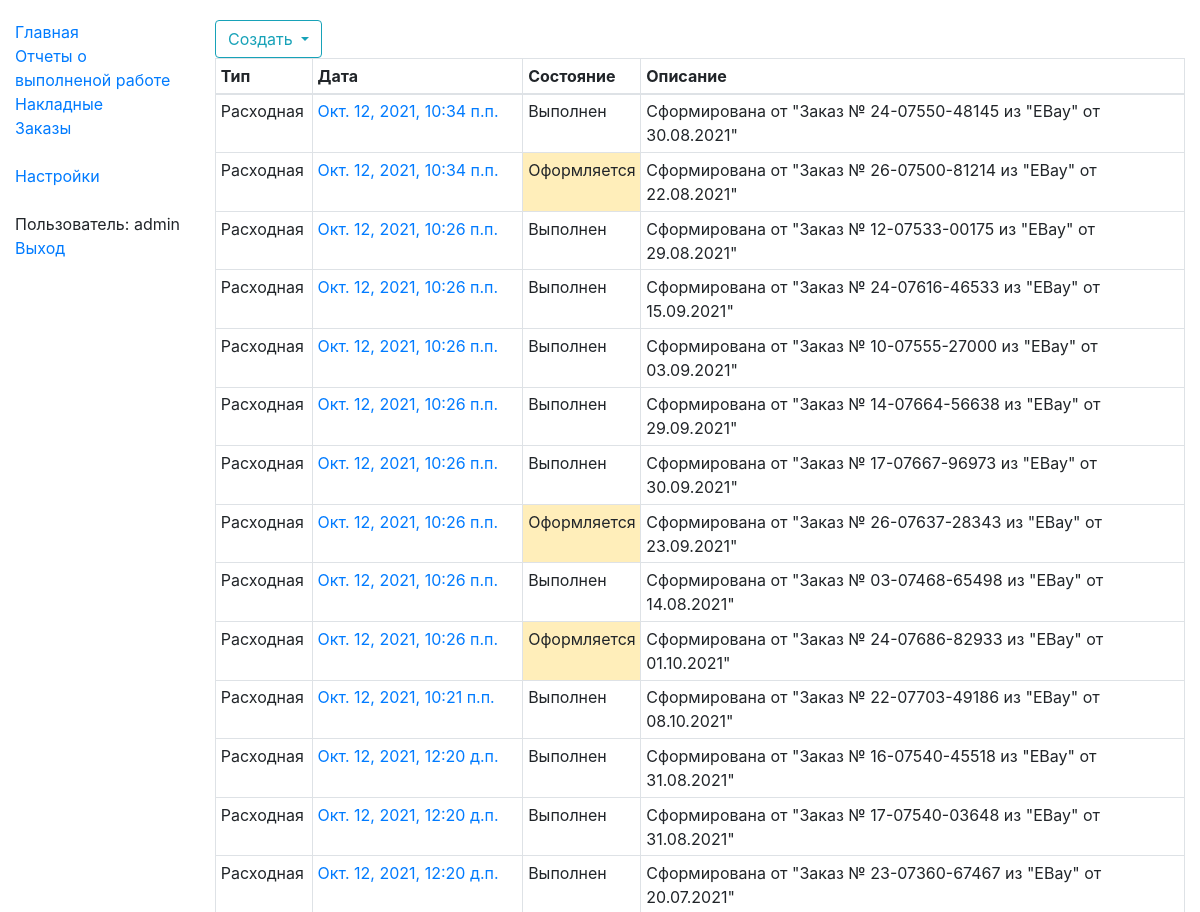
/stock/acts/ (signed in, upper part), run on an earlier commit of the app's database.
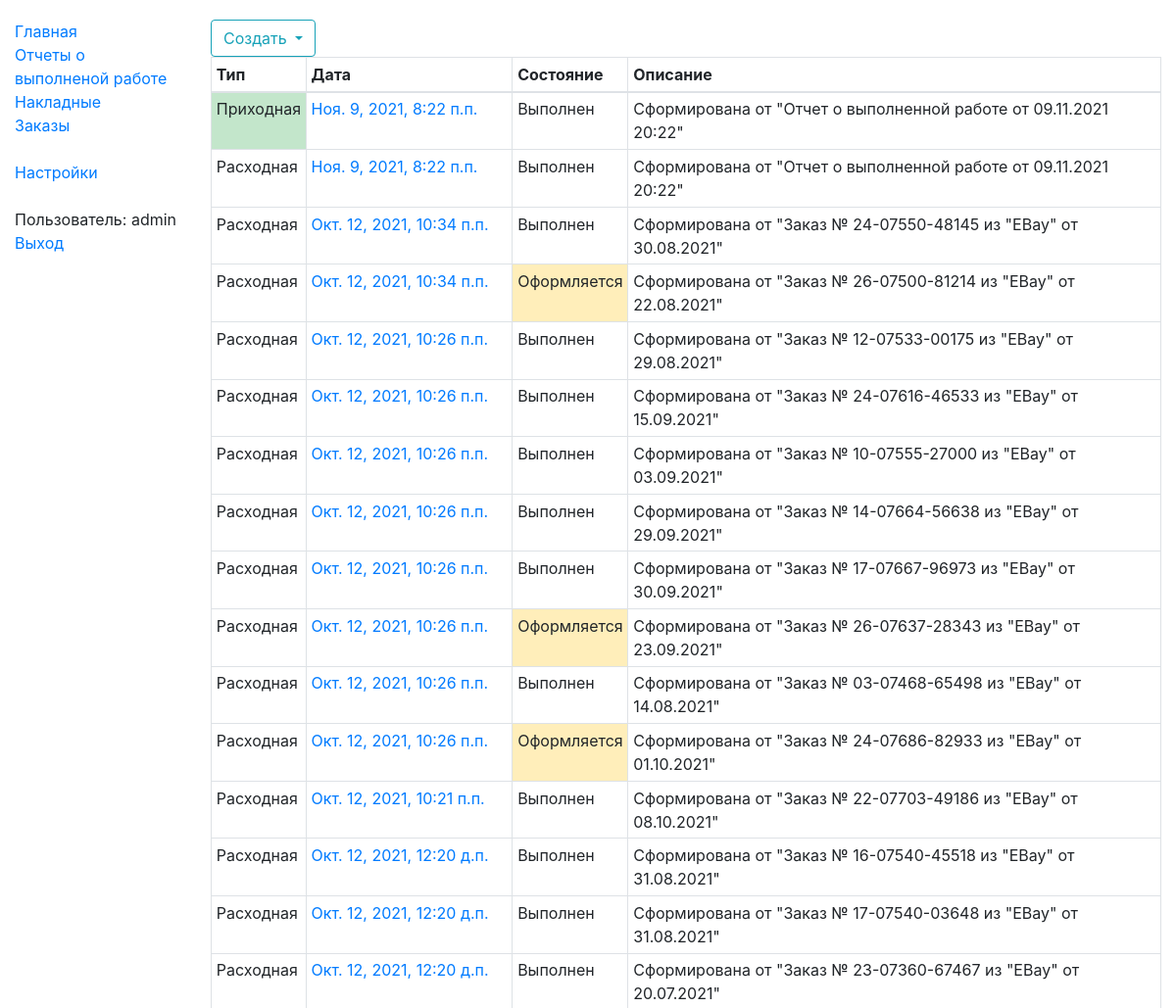
And on a later commit of the database.
### stocks/models.py (models this page shows, shortened)
class StkAct(models.Model):
    STATE_REGISTERING = "100"
    STATE_DONE = "300"
    s_state_choices = ((STATE_REGISTERING, "Оформляется"), (STATE_DONE, "Выполнен"))
    d_create_date = models.DateTimeField("Дата содания", db_index=True)
    d_reg_date = models.DateTimeField("Дата проведения", null=True)
    n_direction = models.SmallIntegerField("Направление", null=False)
    s_state = models.CharField("Состояние", max_length=3, choices=s_state_choices, null=False)
    s_desc = models.TextField("Описание", null=True, blank=True)
    class Meta:
        verbose_name = "Накладная"
        verbose_name_plural = "Накладные"
    def get_absolute_url(self):
        return reverse('stk_act-detail', args=[str(self.id)])

### stocks/act/act_views.py (the view)
# urls.py: path('acts/', act_views.StkActListView.as_view(), name='stk_acts'),
class StkActListView(LoginRequiredMixin, generic.ListView):
    model = StkAct
    template_name = 'stocks/act/stk_act_list.html'
    paginate_by = 100
    def get_queryset(self):
        return StkAct.objects.all().order_by("-d_create_date")

### templates/stocks/act/stk_act_list.html (shortened to what this page needs)
{% extends "base_generic_content.html" %}
{% block content %}
    <div class="btn-group" role="group" aria-label="Панель инструментов">
        <div class="btn-group" role="group">
            <button id="btnGroupCreate" type="button" class="btn dropdown-toggle btn-outline-info" data-toggle="dropdown" aria-haspopup="true" aria-expanded="false">
                Создать
            </button>
        </div>
    </div>
    <table class="table table-hover table-bordered table-sm">
        <thead>
            <tr>
                <th>Тип</th>
                <th>Дата</th>
                <th>Состояние</th>
                <th>Описание</th>
            </tr>
        </thead>
        <tbody>
        {% if object_list %}
            {% for object in object_list %}
                <tr class="grid-row" data-id="{{ object.id }}">
                    {% if object.n_direction == 1 %}<td class="table-success">Приходная</td>{% else %}<td>Расходная</td>{% endif %}
                    <td><a href="{{ object.get_absolute_url }}">{{ object.d_create_date }}</a></td>
                    <td {% if object.s_state != "300" %}class="table-warning"{% endif %}>{{ object.get_s_state_display}}</td>
                    <td>{% if object.s_desc is not None %}{{ object.s_desc}}{% endif %}</td>
                </tr>
            {% endfor %}
        {% endif %}
        </tbody>
    </table>
{% endblock %}

What changed in the data, as far as the page shows it:
added StkAct: n_direction "Приходная", d_create_date "Ноя. 9, 2021, 8:22 п.п.", s_state "Выполнен", s_desc "Сформирована от \"Отчет о выполненной работе от 09.11.2021 20:22\""
added StkAct: n_direction "Расходная", d_create_date "Ноя. 9, 2021, 8:22 п.п.", s_state "Выполнен", s_desc "Сформирована от \"Отчет о выполненной работе от 09.11.2021 20:22\""
